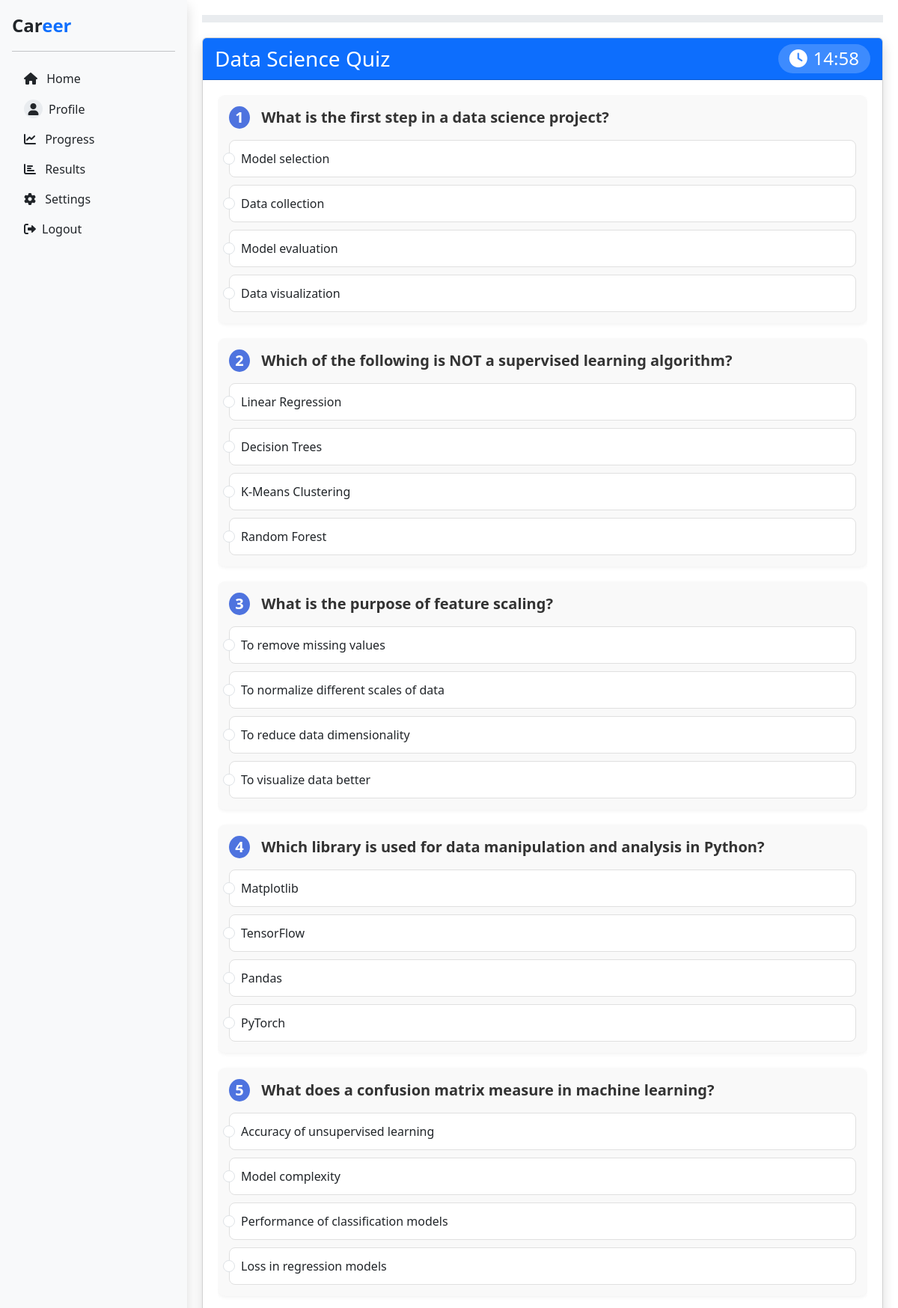
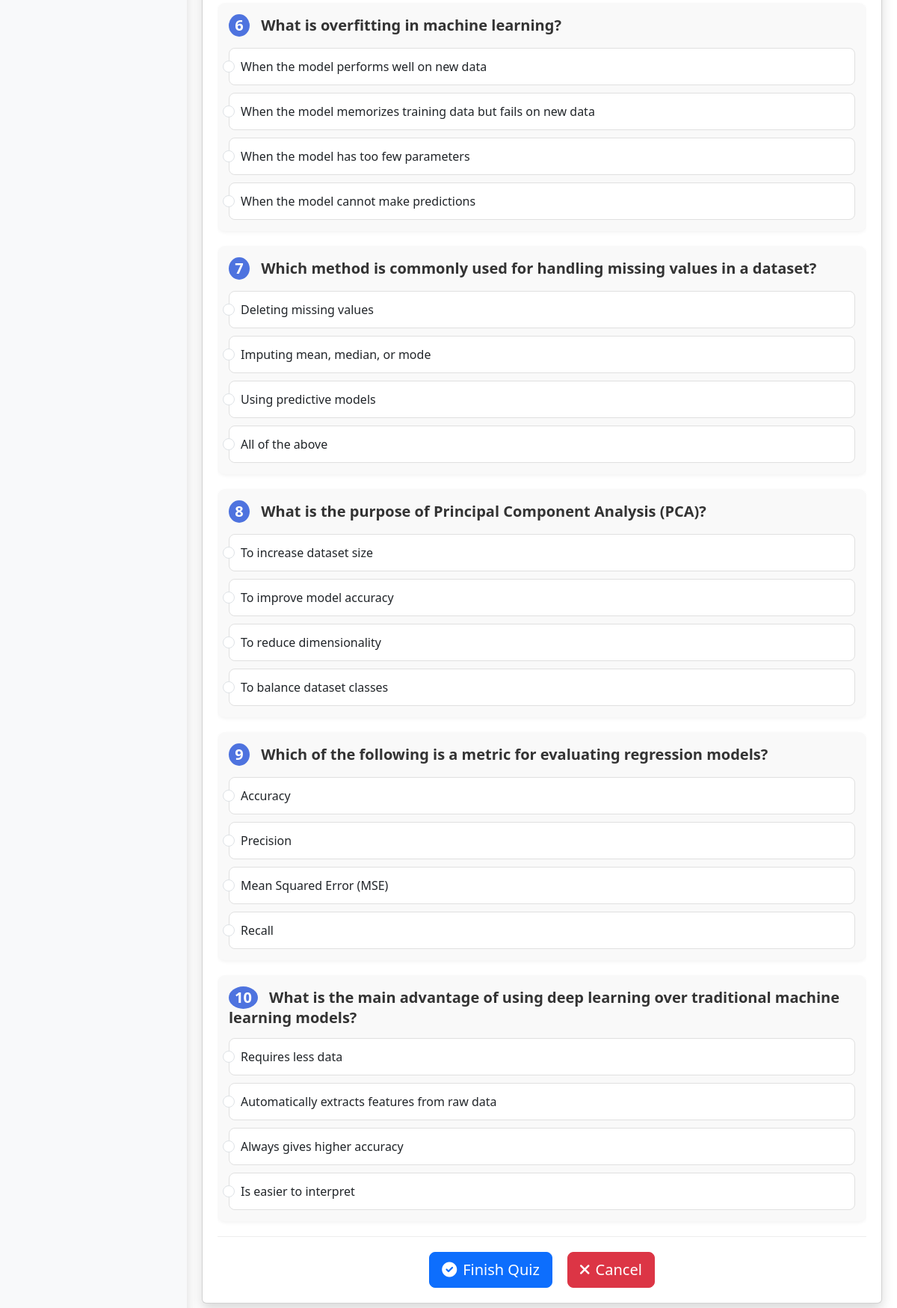
The app's page /quiz/1/questions/ (signed in) with its own data (2 pictures, top to bottom).
### cgs/models.py (models this page shows, shortened)
class Quiz(models.Model):
    course = models.OneToOneField(Course, on_delete=models.CASCADE, related_name='quiz')
    title = models.CharField(max_length=200)
    description = models.TextField()
    duration = models.IntegerField(default=15)  # Duration in minutes
    pass_percentage = models.IntegerField(default=75)

class Question(models.Model):
    quiz = models.ForeignKey(Quiz, on_delete=models.CASCADE, related_name='questions')
    text = models.TextField()
    option1 = models.CharField(max_length=255)
    option2 = models.CharField(max_length=255)
    option3 = models.CharField(max_length=255)
    option4 = models.CharField(max_length=255)
    correct_option = models.CharField(max_length=10, choices=[
        ('option1', 'Option 1'),
        ('option2', 'Option 2'),
        ('option3', 'Option 3'),
        ('option4', 'Option 4'),
    ])

### cgs/views.py (the view)
# urls.py: path('quiz/<int:quiz_id>/questions/', views.quiz_questions, name='quiz_questions'),
@session_login_required
def quiz_questions(request, quiz_id):
    quiz = get_object_or_404(Quiz, id=quiz_id)
    user_id = request.session.get("user_id")
    try:
        user = User.objects.get(id=user_id)
        existing_attempt = QuizAttempt.objects.filter(
            user=user, quiz=quiz, end_time__isnull=True
        ).first()
        if existing_attempt:
            attempt = existing_attempt
        else:
            attempt = QuizAttempt.objects.create(
                user=user, quiz=quiz, start_time=timezone.now()
            )
        questions = quiz.questions.all()
        return render(
            request,
            "quiz_questions.html",
            {"quiz": quiz, "questions": questions, "attempt_id": attempt.id},
        )
    except User.DoesNotExist:
        request.session.flush()
        return redirect("login")

### cgs/views.py (called while the page is built)
def session_login_required(function):
    @wraps(function)
    def wrap(request, *args, **kwargs):
        user_id = request.session.get("user_id")
        if user_id:
            return function(request, *args, **kwargs)
        else:
            return redirect(f"{reverse('login')}?next={request.path}")
    return wrap

### cgs/templates/quiz_questions.html (shortened to what this page needs)
{% load static %}
<!DOCTYPE html>
<html lang="en">
<head>
    <link href="https://cdn.jsdelivr.net/npm/bootstrap@5.3.2/dist/css/bootstrap.min.css" rel="stylesheet">
    <link rel="stylesheet" href="https://cdnjs.cloudflare.com/ajax/libs/font-awesome/6.0.0/css/all.min.css">
    <link rel="stylesheet" href="{% static 'css/dashboard.css' %}">
    <link rel="stylesheet" href="{% static 'css/quiz.css' %}">
</head>
<body>
    <div class="page-container">
        <div class="bg-light shadow sidebar">
            <div class="d-flex flex-column p-3 h-100">
                <a href="{% url 'dashboard' %}"
                    class="d-flex align-items-center mb-3 mb-md-0 me-md-auto text-dark text-decoration-none">
                    <span class="fs-4 fw-bold">Car<span class="text-primary">eer</span></span>
                </a>
                <hr>
                <ul class="nav nav-pills flex-column mb-auto">
                    <li class="nav-item">
                        <a href="{% url 'dashboard' %}" class="nav-link text-dark">
                            <i class="fa-solid fa-house me-2"></i> Home
                        </a>
                    </li>
                    <li>
                        <a href="{% url 'profile' %}" class="nav-link text-dark">
                            <div class="d-flex align-items-center">
                                <div class="profile-pic-container me-2">
                                    {% if user.profile_picture %}
                                    <img src="{{ user.get_profile_picture_url }}" alt="Profile" class="profile-pic">
                                    {% else %}
                                    <i class="fas fa-user"></i>
                                    {% endif %}
                                </div>
                                <span>Profile</span>
                            </div>
                        </a>
                    </li>
                    <li>
                        <a href="{% url 'progress' %}" class="nav-link text-dark">
                            <i class="fas fa-chart-line me-2"></i> Progress
                        </a>
                    </li>
                    <li>
                        <a href="{% url 'quiz_results' %}" class="nav-link text-dark">
                            <i class="fas fa-chart-bar me-2"></i> Results
                        </a>
                    </li>
                    <li>
                        <a href="{% url 'settings' %}" class="nav-link text-dark">
                            <i class="fas fa-cog me-2"></i> Settings
                        </a>
                    </li>
                    <li>
                        <a href="{% url 'logout' %}" class="nav-link text-dark">
                            <i class="fas fa-sign-out-alt me-2"></i>Logout
                        </a>
                    </li>
                </ul>
            </div>
        </div>
        <div class="main-content">
            <div class="progress">
            </div>
            <div class="card shadow quiz-card">
                <div class="card-header bg-primary text-white d-flex justify-content-between align-items-center">
                    <h3 class="mb-0">{{ quiz.title }}</h3>
                    <div id="timer" class="h4 mb-0">
                        <i class="fas fa-clock me-2"></i><span>15:00</span>
                    </div>
                </div>
                <div class="card-body">
                    <form id="quizForm" data-attempt-id="{{ attempt_id }}">
                        <div class="questions-container">
                            {% for question in questions %}
                            <div class="question-container">
                                <h5 class="question-text">
                                    <span class="question-number">{{ forloop.counter }}</span>
                                    {{ question.text }}
                                </h5>
                                <div class="options">
                                    <div class="form-check option-container">
                                        <input type="radio" id="q{{ question.id }}_option1" name="q{{ question.id }}" value="option1"
                                               class="form-check-input" required>
                                        <label class="form-check-label" for="q{{ question.id }}_option1">{{ question.option1 }}</label>
                                    </div>
                                    <div class="form-check option-container">
                                        <input type="radio" id="q{{ question.id }}_option2" name="q{{ question.id }}" value="option2"
                                               class="form-check-input" required>
                                        <label class="form-check-label" for="q{{ question.id }}_option2">{{ question.option2 }}</label>
                                    </div>
                                    <div class="form-check option-container">
                                        <input type="radio" id="q{{ question.id }}_option3" name="q{{ question.id }}" value="option3"
                                               class="form-check-input" required>
                                        <label class="form-check-label" for="q{{ question.id }}_option3">{{ question.option3 }}</label>
                                    </div>
                                    <div class="form-check option-container">
                                        <input type="radio" id="q{{ question.id }}_option4" name="q{{ question.id }}" value="option4"
                                               class="form-check-input" required>
                                        <label class="form-check-label" for="q{{ question.id }}_option4">{{ question.option4 }}</label>
                                    </div>
                                </div>
                            </div>
                            {% endfor %}
                        </div>
                        <div class="quiz-buttons text-center">
                            <button type="submit" class="btn btn-primary btn-lg">
                                <i class="fas fa-check-circle me-2"></i>Finish Quiz
                            </button>
                            <a href="{% url 'dashboard' %}" class="btn btn-danger btn-lg ms-3">
                                <i class="fas fa-times me-2"></i>Cancel
                            </a>
                        </div>
                    </form>
                </div>
            </div>
        </div>
    </div>
</body>
</html>

### cgs/static/css/dashboard.css (style rules this page uses)
.sidebar { width: 200px; height: 100vh; position: fixed; z-index: 100; }
.main-content { margin-left: 250px; height: 100vh; overflow-y: auto; padding: 20px; }
.card-body { padding: 1.25rem; display: flex; flex-direction: column; flex-grow: 1; }
.profile-pic-container { width: 25px; height: 25px; overflow: hidden; border-radius: 50%; display: inline-flex; align-items: center; justify-content: center; background-color: #e9ecef; }

### cgs/static/css/quiz.css (style rules this page uses)
.question-container { padding: 15px; border-radius: 8px; background-color: #f8f9fa; margin-bottom: 20px; transition: all 0.3s; }
.question-number { font-weight: bold; color: #007bff; margin-right: 8px; }
.option-container { padding: 10px; margin: 8px 0; border-radius: 6px; transition: all 0.2s; }
#timer { background-color: rgba(255, 255, 255, 0.2); padding: 5px 15px; border-radius: 20px; }
.progress { height: 8px; border-radius: 0; }
.card-header h2, .card-header h3, .card-header h4 { margin-bottom: 0; }

### cgs/templates/quiz_questions.html (style rules this page uses)
body, html { height: 100%; margin: 0; padding: 0; overflow-x: hidden; }
.page-container { display: flex; min-height: 100vh; width: 100%; }
.sidebar { width: 250px; height: 100vh; position: fixed; left: 0; top: 0; z-index: 100; overflow-y: auto; }
.main-content { flex: 1; padding: 20px; margin-left: 250px; width: calc(100% - 250px); min-height: 100vh; }
.quiz-card { flex: 1; display: flex; flex-direction: column; margin-bottom: 20px; }
.card-body { flex: 1; display: flex; flex-direction: column; }
#quizForm { flex: 1; display: flex; flex-direction: column; }
.questions-container { flex: 1; overflow-y: auto; }
.question-container { background-color: #f9f9f9; border-radius: 10px; padding: 15px; margin-bottom: 20px; box-shadow: 0 2px 5px rgba(0,0,0,0.05); }
.question-text { font-weight: 600; margin-bottom: 15px; color: #333; }
.question-number { background-color: #4e73df; color: white; padding: 3px 8px; border-radius: 50%; margin-right: 10px; display: inline-flex; align-items: center; justify-content: center; min-width: 28px; min-height: 28px; }
.options { display: grid; grid-template-columns: 1fr; gap: 10px; }
.option-container { background-color: white; border: 1px solid #e0e0e0; border-radius: 8px; padding: 12px 15px; margin: 0; transition: all 0.2s ease; }
.progress { height: 10px; margin-bottom: 20px; background-color: #e9ecef; }
.quiz-buttons { margin-top: auto; padding-top: 20px; border-top: 1px solid #eee; }
#timer { background-color: rgba(255, 255, 255, 0.2); padding: 5px 15px; border-radius: 20px; }

### records on screen
Quiz: title "Data Science Quiz"
Question: text "What is the first step in a data science project?", option1 "Model selection", option2 "Data collection", option3 "Model evaluation", option4 "Data visualization"
Question: text "Which of the following is NOT a supervised learning algorithm?", option1 "Linear Regression", option2 "Decision Trees", option3 "K-Means Clustering", option4 "Random Forest"
Question: text "What is the purpose of feature scaling?", option1 "To remove missing values", option2 "To normalize different scales of data", option3 "To reduce data dimensionality", option4 "To visualize data better"
Question: text "Which library is used for data manipulation and analysis in Python?", option1 "Matplotlib", option2 "TensorFlow", option3 "Pandas", option4 "PyTorch"
Question: text "What does a confusion matrix measure in machine learning?", option1 "Accuracy of unsupervised learning", option2 "Model complexity", option3 "Performance of classification models", option4 "Loss in regression models"
Question: text "What is overfitting in machine learning?", option1 "When the model performs well on new data", option2 "When the model memorizes training data but fails on new data", option3 "When the model has too few parameters", option4 "When the model cannot make predictions"
Question: text "Which method is commonly used for handling missing values in a dataset?", option1 "Deleting missing values", option2 "Imputing mean, median, or mode", option3 "Using predictive models", option4 "All of the above"
Question: text "What is the purpose of Principal Component Analysis (PCA)?", option1 "To increase dataset size", option2 "To improve model accuracy", option3 "To reduce dimensionality", option4 "To balance dataset classes"
Question: text "Which of the following is a metric for evaluating regression models?", option1 "Accuracy", option2 "Precision", option3 "Mean Squared Error (MSE)", option4 "Recall"
Question: text "What is the main advantage of using deep learning over traditional machine learning models?", option1 "Requires less data", option2 "Automatically extracts features from raw data", option3 "Always gives higher accuracy", option4 "Is easier to interpret"
